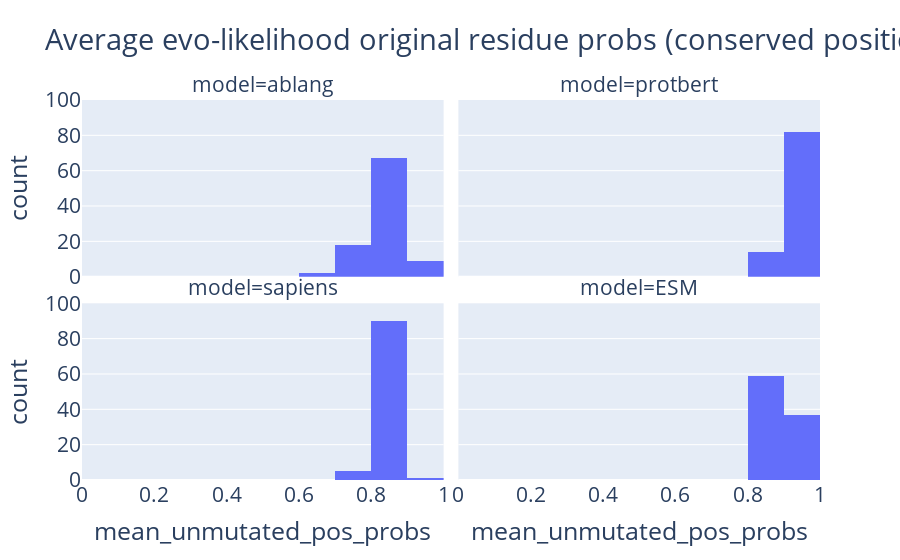

Notebook code cell kept with this figure:
### Code cell
output_table_subset = output_table#.loc[(output_table["n_subs"] == 1),:]

fig = px.histogram(
    data_frame = output_table_subset,
    x = "mean_unmutated_pos_probs",
    facet_col = "model",
    facet_col_wrap=2,
    orientation = "v",
    title=f'Average evo-likelihood original residue probs (conserved positions)',
)

fig.update_traces(xbins_size=0.1)
fig.update_layout(height = 600, font_size = 21)
fig.update_xaxes(range=[0, 1])
fig.update_yaxes(range=[0, 100])

fig.show()

### Figure 1 — Plotly figure (JSON) as saved in the notebook; plotly's stock layout.template omitted (floating-point values rounded to 4 significant figures)
{"data": [{"alignmentgroup": "True", "bingroup": "x", "hovertemplate": "model=ablang<br>mean_unmutated_pos_probs=%{x}<br>count=%{y}<extra></extra>", "legendgroup": "", "marker": {"color": "#636efa", "pattern": {"shape": ""}}, "name": "", "offsetgroup": "", "orientation": "v", "showlegend": false, "type": "histogram", "x": [0.9267, 0.9215, 0.8942, 0.8036, 0.8048, 0.7921, 0.8639, 0.8692, 0.883, 0.9185, 0.9109, 0.8827, 0.8966, 0.855, 0.8543, 0.8686, 0.8248, 0.755, 0.8506, 0.8014, 0.8583, 0.8333, 0.8616, 0.7942, 0.8698, 0.8738, 0.8773, 0.7927, 0.8509, 0.8834, 0.8095, 0.7996, 0.8011, 0.856, 0.8263, 0.8218, 0.8765, 0.8266, 0.8531, 0.8449, 0.8667, 0.8298, 0.8346, 0.7666, 0.8743, 0.8621, 0.7818, 0.6603, 0.8638, 0.8194, 0.8913, 0.815, 0.8147, 0.8104, 0.9273, 0.8787, 0.8668, 0.8688, 0.8246, 0.7899, 0.8681, 0.8477, 0.8149, 0.8691, 0.8452, 0.7684, 0.8551, 0.9079, 0.8193, 0.852, 0.7539, 0.801, 0.7907, 0.897, 0.8036, 0.7949, 0.7675, 0.8592, 0.7761, 0.7924, 0.8347, 0.8042, 0.7534, 0.7514, 0.7611, 0.8867, 0.9604, 0.9959, 0.8624, 0.826, 0.8553, 0.6891, 0.9203, 0.8101, 0.8007, 0.8907], "xaxis": "x3", "xbins": {"size": 0.1}, "yaxis": "y3"}, {"alignmentgroup": "True", "bingroup": "x", "hovertemplate": "model=protbert<br>mean_unmutated_pos_probs=%{x}<br>count=%{y}<extra></extra>", "legendgroup": "", "marker": {"color": "#636efa", "pattern": {"shape": ""}}, "name": "", "offsetgroup": "", "orientation": "v", "showlegend": false, "type": "histogram", "x": [0.9718, 0.9745, 0.9633, 0.8931, 0.8932, 0.8812, 0.943, 0.9381, 0.9583, 0.975, 0.9665, 0.9453, 0.9435, 0.8481, 0.8425, 0.939, 0.9126, 0.9118, 0.9399, 0.91, 0.9261, 0.9133, 0.9292, 0.9132, 0.925, 0.9338, 0.9442, 0.9094, 0.9407, 0.9219, 0.9156, 0.8991, 0.8834, 0.9405, 0.9075, 0.9076, 0.9317, 0.9098, 0.9311, 0.9295, 0.9348, 0.9222, 0.9246, 0.9161, 0.9382, 0.9457, 0.9188, 0.8337, 0.9342, 0.9315, 0.9495, 0.8926, 0.8971, 0.9298, 0.972, 0.9482, 0.9439, 0.9293, 0.9264, 0.9036, 0.9466, 0.9199, 0.9336, 0.9364, 0.9266, 0.8907, 0.9424, 0.9124, 0.9318, 0.9359, 0.9007, 0.9248, 0.9108, 0.9692, 0.9121, 0.8999, 0.9036, 0.9405, 0.8984, 0.9298, 0.9164, 0.9197, 0.9052, 0.9019, 0.9088, 0.9416, 0.9816, 0.9842, 0.9465, 0.9091, 0.915, 0.8676, 0.9722, 0.9226, 0.9248, 0.9473], "xaxis": "x4", "xbins": {"size": 0.1}, "yaxis": "y4"}, {"alignmentgroup": "True", "bingroup": "x", "hovertemplate": "model=sapiens<br>mean_unmutated_pos_probs=%{x}<br>count=%{y}<extra></extra>", "legendgroup": "", "marker": {"color": "#636efa", "pattern": {"shape": ""}}, "name": "", "offsetgroup": "", "orientation": "v", "showlegend": false, "type": "histogram", "x": [0.8829, 0.8881, 0.8723, 0.8116, 0.8116, 0.8036, 0.8478, 0.854, 0.8593, 0.8688, 0.8622, 0.8605, 0.8704, 0.8262, 0.8275, 0.8517, 0.8238, 0.811, 0.8319, 0.8276, 0.8358, 0.8446, 0.8675, 0.8278, 0.8632, 0.8374, 0.8559, 0.8058, 0.8423, 0.8588, 0.8146, 0.8385, 0.8249, 0.8432, 0.7644, 0.7627, 0.871, 0.8466, 0.8521, 0.8502, 0.851, 0.8366, 0.8383, 0.821, 0.8486, 0.8565, 0.8124, 0.7642, 0.8541, 0.8451, 0.8638, 0.8361, 0.8216, 0.8358, 0.8766, 0.8624, 0.8518, 0.8668, 0.8328, 0.8171, 0.8469, 0.839, 0.8416, 0.8538, 0.8388, 0.8239, 0.8439, 0.8639, 0.8436, 0.8518, 0.8046, 0.833, 0.8162, 0.8792, 0.8386, 0.8285, 0.8163, 0.8605, 0.8032, 0.8424, 0.859, 0.8342, 0.8162, 0.8159, 0.8147, 0.8571, 0.8929, 0.9012, 0.8451, 0.7644, 0.8478, 0.7886, 0.8771, 0.8353, 0.8325, 0.8587], "xaxis": "x", "xbins": {"size": 0.1}, "yaxis": "y"}, {"alignmentgroup": "True", "bingroup": "x", "hovertemplate": "model=ESM<br>mean_unmutated_pos_probs=%{x}<br>count=%{y}<extra></extra>", "legendgroup": "", "marker": {"color": "#636efa", "pattern": {"shape": ""}}, "name": "", "offsetgroup": "", "orientation": "v", "showlegend": false, "type": "histogram", "x": [0.9046, 0.9053, 0.8855, 0.8908, 0.8923, 0.8883, 0.8883, 0.884, 0.9293, 0.8936, 0.8779, 0.9018, 0.9102, 0.8252, 0.819, 0.885, 0.8796, 0.8605, 0.9187, 0.896, 0.8741, 0.8835, 0.8774, 0.8771, 0.8921, 0.9113, 0.9259, 0.8525, 0.8895, 0.8726, 0.8882, 0.884, 0.8506, 0.8484, 0.8811, 0.8815, 0.9209, 0.8958, 0.8985, 0.8951, 0.9169, 0.9133, 0.8841, 0.8702, 0.919, 0.9296, 0.9085, 0.811, 0.9123, 0.8836, 0.9158, 0.8749, 0.8861, 0.8876, 0.9362, 0.9346, 0.931, 0.9175, 0.8911, 0.8583, 0.9241, 0.903, 0.9053, 0.9242, 0.9109, 0.8737, 0.9221, 0.873, 0.9195, 0.8983, 0.8889, 0.9113, 0.888, 0.9315, 0.8882, 0.859, 0.8731, 0.8824, 0.8515, 0.9071, 0.8781, 0.8877, 0.8665, 0.8817, 0.8617, 0.907, 0.9602, 0.9449, 0.9186, 0.8806, 0.8738, 0.8299, 0.9347, 0.9098, 0.8936, 0.9095], "xaxis": "x2", "xbins": {"size": 0.1}, "yaxis": "y2"}], "layout": {"annotations": [{"font": {}, "showarrow": false, "text": "model=sapiens", "x": 0.245, "xanchor": "center", "xref": "paper", "y": 0.465, "yanchor": "bottom", "yref": "paper"}, {"font": {}, "showarrow": false, "text": "model=ESM", "x": 0.755, "xanchor": "center", "xref": "paper", "y": 0.465, "yanchor": "bottom", "yref": "paper"}, {"font": {}, "showarrow": false, "text": "model=ablang", "x": 0.245, "xanchor": "center", "xref": "paper", "y": 1.0, "yanchor": "bottom", "yref": "paper"}, {"font": {}, "showarrow": false, "text": "model=protbert", "x": 0.755, "xanchor": "center", "xref": "paper", "y": 1.0, "yanchor": "bottom", "yref": "paper"}], "autosize": true, "barmode": "relative", "font": {"size": 21}, "legend": {"tracegroupgap": 0}, "title": {"text": "Average evo-likelihood original residue probs (conserved positions)"}, "xaxis": {"anchor": "y", "domain": [0, 0.49], "range": [0, 1], "title": {"text": "mean_unmutated_pos_probs"}, "type": "linear"}, "xaxis2": {"anchor": "y2", "domain": [0.51, 1], "matches": "x", "range": [0, 1], "title": {"text": "mean_unmutated_pos_probs"}, "type": "linear"}, "xaxis3": {"anchor": "y3", "domain": [0, 0.49], "matches": "x", "range": [0, 1], "showticklabels": false, "type": "linear"}, "xaxis4": {"anchor": "y4", "domain": [0.51, 1], "matches": "x", "range": [0, 1], "showticklabels": false, "type": "linear"}, "yaxis": {"anchor": "x", "domain": [0, 0.465], "range": [0, 100], "title": {"text": "count"}}, "yaxis2": {"anchor": "x2", "domain": [0, 0.465], "matches": "y", "range": [0, 100], "showticklabels": false}, "yaxis3": {"anchor": "x3", "domain": [0.535, 1.0], "matches": "y", "range": [0, 100], "title": {"text": "count"}}, "yaxis4": {"anchor": "x4", "domain": [0.535, 1.0], "matches": "y", "range": [0, 100], "showticklabels": false}}}
